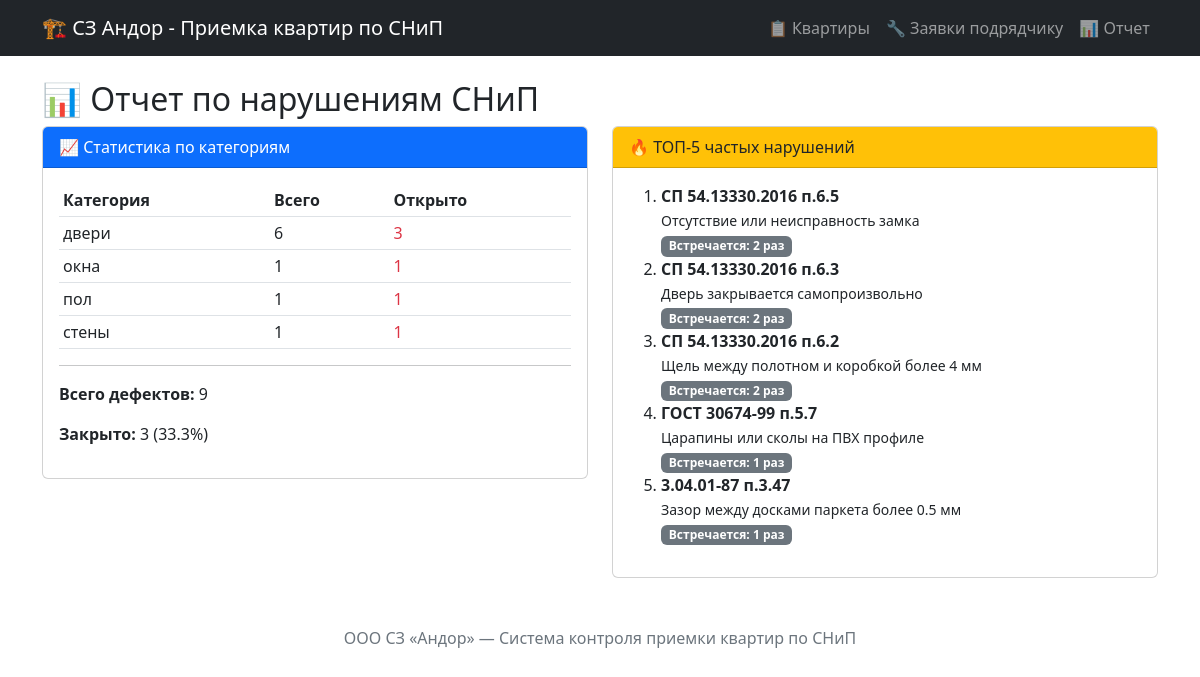
Screenshot of /report with the database file from the repository.
### tables this page shows
CREATE TABLE snip_defects (
            id INTEGER PRIMARY KEY AUTOINCREMENT,
            code TEXT NOT NULL,
            category TEXT NOT NULL,
            description TEXT NOT NULL,
            severity TEXT NOT NULL
        );

### app.py (the view)
@app.route('/report')
def report():
    conn = get_db()
    stats = conn.execute('''
        SELECT s.category, COUNT(d.id) as count,
               SUM(CASE WHEN d.status != 'closed' THEN 1 ELSE 0 END) as open_count
        FROM defects d
        JOIN snip_defects s ON d.snip_defect_id = s.id
        GROUP BY s.category
    ''').fetchall()
    top_defects = conn.execute('''
        SELECT s.code, s.description, COUNT(d.id) as count
        FROM defects d
        JOIN snip_defects s ON d.snip_defect_id = s.id
        GROUP BY d.snip_defect_id
        ORDER BY count DESC
        LIMIT 5
    ''').fetchall()
    total = conn.execute('SELECT COUNT(id) FROM defects').fetchone()[0]
    closed = conn.execute('SELECT COUNT(id) FROM defects WHERE status = "closed"').fetchone()[0]
    conn.close()
    return render_template('report.html',
                          stats=stats,
                          top_defects=top_defects,
                          total=total,
                          closed=closed)

### app.py (called while the page is built)
def get_db():
    conn = sqlite3.connect(DB_PATH)
    conn.row_factory = sqlite3.Row
    return conn

### templates/report.html
{% extends "base.html" %}
{% block content %}
<h2>📊 Отчет по нарушениям СНиП</h2>
<div class="row">
    <div class="col-md-6">
        <div class="card mb-4">
            <div class="card-header bg-primary text-white">
                📈 Статистика по категориям
            </div>
            <div class="card-body">
                <table class="table table-sm">
                    <thead>
                        <tr><th>Категория</th><th>Всего</th><th>Открыто</th></tr>
                    </thead>
                    <tbody>
                        {% for s in stats %}
                        <tr>
                            <td>{{ s.category }}</td>
                            <td>{{ s.count }}</td>
                            <td class="text-danger">{{ s.open_count }}</td>
                        </tr>
                        {% endfor %}
                    </tbody>
                </table>
                <hr>
                <p><strong>Всего дефектов:</strong> {{ total }}</p>
                <p><strong>Закрыто:</strong> {{ closed }} ({{ (closed / total * 100)|round(1) if total > 0 else 0 }}%)</p>
            </div>
        </div>
    </div>
    <div class="col-md-6">
        <div class="card">
            <div class="card-header bg-warning text-dark">
                🔥 ТОП-5 частых нарушений
            </div>
            <div class="card-body">
                {% if top_defects %}
                    <ol>
                    {% for td in top_defects %}
                        <li>
                            <strong>{{ td.code }}</strong><br>
                            <span class="small">{{ td.description[:80] }}</span><br>
                            <span class="badge bg-secondary">Встречается: {{ td.count }} раз</span>
                        </li>
                    {% endfor %}
                    </ol>
                {% else %}
                    <p>Нет данных для ТОП-5</p>
                {% endif %}
            </div>
        </div>
    </div>
</div>
{% endblock %}

### rows the page displays
snip_defects: category "стены", count "1", open_count "1"
snip_defects: code "СП 54.13330.2016 п.6.5", description "Отсутствие или неисправность замка", count "2"
snip_defects: code "СП 54.13330.2016 п.6.3", description "Дверь закрывается самопроизвольно", count "2"
snip_defects: code "СП 54.13330.2016 п.6.2", description "Щель между полотном и коробкой более 4 мм", count "2"
snip_defects: code "ГОСТ 30674-99 п.5.7", description "Царапины или сколы на ПВХ профиле", count "1"
snip_defects: code "3.04.01-87 п.3.47", description "Зазор между досками паркета более 0.5 мм", count "1"

### other values shown
{{ s.category }} "двери" "окна" "пол"
{{ s.count }} "6" "1" "1"
{{ s.open_count }} "3" "1" "1"
{{ total }} "9"
{{ closed }} "3"
{{ (closed / total * 100)|round(1) if total > 0 else 0 }} "33.3"
